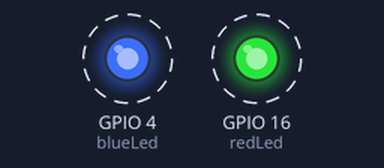
A sketch run on a simulated ESP32. Shown: output pins drawn as LEDs (lit = HIGH). Dashed ring = blinking. What the sketch prints to the serial monitor is not drawn.

Above: at 1.2 s.
Timing chart, 0 to 5.6 s (numbered marks = the images above):
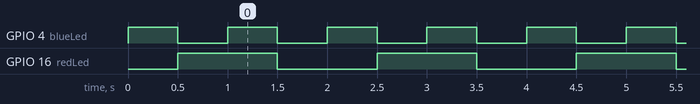

The sketch:

multicore-tasks.ino
```cpp
/*
 * Second example, about tasks that can be run
 * thanks to FreeRTOS support.
 *
 */

TaskHandle_t Task1;
TaskHandle_t Task2;

const int blueLed = 4;
const int redLed = 16;

void setup() {
    Serial.begin(115200);
    pinMode(blueLed, OUTPUT);
    pinMode(redLed, OUTPUT);

    xTaskCreatePinnedToCore(Task1code, "Task1", 10000, NULL, 1, &Task1, 0);
    delay(500);

    xTaskCreatePinnedToCore(Task2code, "Task2", 10000, NULL, 1, &Task2, 1);
    delay(500);
}

void Task1code(void* parameter) {
    Serial.print("Task1 is running on core ");
    Serial.println(xPortGetCoreID());

    for (;;) {
        digitalWrite(blueLed, HIGH);
        delay(500);
        digitalWrite(blueLed, LOW);
        delay(500);
    }
}

void Task2code(void* parameter) {
    Serial.print("Task2 is running on core ");
    Serial.println(xPortGetCoreID());

    for (;;) {
        digitalWrite(redLed, HIGH);
        delay(1000);
        digitalWrite(redLed, LOW);
        delay(1000);
    }
}

void loop() {
    Serial.print("this is the main loop running on core ");
    Serial.println(xPortGetCoreID());
    delay(1000000);
}
```

Measured:
- by itself, GPIO 4 (blueLed): alternates HIGH for 0.50 s and LOW for 0.50 s
- by itself, GPIO 16 (redLed): alternates HIGH for 1.0 s and LOW for 1.0 s
- by itself, everything shown: repeats every 2.0 s, in 6 steps
